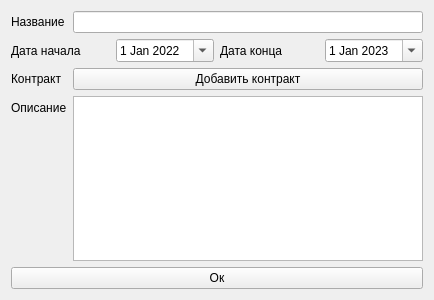
<?xml version="1.0" encoding="UTF-8"?>
<ui version="4.0">
 <class>CreateProjectWidget</class>
 <widget class="QWidget" name="CreateProjectWidget">
  <property name="geometry">
   <rect>
    <x>0</x>
    <y>0</y>
    <width>434</width>
    <height>300</height>
   </rect>
  </property>
  <property name="windowTitle">
   <string>Form</string>
  </property>
  <layout class="QFormLayout" name="formLayout">
   <item row="0" column="0">
    <widget class="QLabel" name="label">
     <property name="text">
      <string>Название</string>
     </property>
    </widget>
   </item>
   <item row="0" column="1">
    <widget class="QLineEdit" name="name"/>
   </item>
   <item row="2" column="0" colspan="2">
    <layout class="QHBoxLayout" name="horizontalLayout">
     <item>
      <widget class="QLabel" name="label_2">
       <property name="text">
        <string>Дата начала</string>
       </property>
      </widget>
     </item>
     <item>
      <widget class="QDateEdit" name="start_date">
       <property name="calendarPopup">
        <bool>true</bool>
       </property>
       <property name="date">
        <date>
         <year>2022</year>
         <month>1</month>
         <day>1</day>
        </date>
       </property>
      </widget>
     </item>
     <item>
      <widget class="QLabel" name="label_3">
       <property name="text">
        <string>Дата конца</string>
       </property>
      </widget>
     </item>
     <item>
      <widget class="QDateEdit" name="end_date">
       <property name="calendarPopup">
        <bool>true</bool>
       </property>
       <property name="date">
        <date>
         <year>2023</year>
         <month>1</month>
         <day>1</day>
        </date>
       </property>
      </widget>
     </item>
    </layout>
   </item>
   <item row="4" column="0">
    <widget class="QLabel" name="label_4">
     <property name="text">
      <string>Контракт</string>
     </property>
    </widget>
   </item>
   <item row="4" column="1">
    <widget class="QPushButton" name="contract_add">
     <property name="text">
      <string>Добавить контракт</string>
     </property>
    </widget>
   </item>
   <item row="6" column="0">
    <widget class="QLabel" name="label_5">
     <property name="text">
      <string>Описание</string>
     </property>
    </widget>
   </item>
   <item row="8" column="0" colspan="2">
    <widget class="QPushButton" name="submitButton">
     <property name="text">
      <string>Ок</string>
     </property>
    </widget>
   </item>
   <item row="6" column="1">
    <widget class="QPlainTextEdit" name="description"/>
   </item>
  </layout>
 </widget>
 <resources/>
 <connections/>
</ui>
